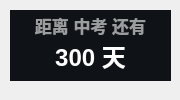
<?xml version="1.0" encoding="UTF-8"?>
<ui version="4.0">
 <class>Form</class>
 <widget class="QWidget" name="Form">
  <property name="geometry">
   <rect>
    <x>0</x>
    <y>0</y>
    <width>180</width>
    <height>100</height>
   </rect>
  </property>
  <property name="minimumSize">
   <size>
    <width>0</width>
    <height>0</height>
   </size>
  </property>
  <property name="maximumSize">
   <size>
    <width>16777215</width>
    <height>65536</height>
   </size>
  </property>
  <property name="windowTitle">
   <string>自定义倒计时</string>
  </property>
  <widget class="QLabel" name="countdown_custom_title">
   <property name="geometry">
    <rect>
     <x>10</x>
     <y>10</y>
     <width>161</width>
     <height>31</height>
    </rect>
   </property>
   <property name="font">
    <font>
     <family>Microsoft YaHei UI</family>
     <pointsize>13</pointsize>
     <weight>75</weight>
     <bold>true</bold>
    </font>
   </property>
   <property name="styleSheet">
    <string notr="true">color: rgba(255, 255, 255, 150);
font-weight: bold;</string>
   </property>
   <property name="text">
    <string>距离 中考 还有</string>
   </property>
   <property name="textFormat">
    <enum>Qt::PlainText</enum>
   </property>
   <property name="alignment">
    <set>Qt::AlignCenter</set>
   </property>
  </widget>
  <widget class="QLabel" name="custom_countdown">
   <property name="geometry">
    <rect>
     <x>10</x>
     <y>30</y>
     <width>161</width>
     <height>51</height>
    </rect>
   </property>
   <property name="font">
    <font>
     <family>Microsoft YaHei UI</family>
     <pointsize>18</pointsize>
     <weight>75</weight>
     <bold>true</bold>
    </font>
   </property>
   <property name="styleSheet">
    <string notr="true">border: none;
color: rgba(255, 255, 255, 255);
font-weight: bold</string>
   </property>
   <property name="text">
    <string>300 天</string>
   </property>
   <property name="textFormat">
    <enum>Qt::PlainText</enum>
   </property>
   <property name="alignment">
    <set>Qt::AlignCenter</set>
   </property>
  </widget>
  <widget class="QLabel" name="backgnd">
   <property name="geometry">
    <rect>
     <x>10</x>
     <y>10</y>
     <width>161</width>
     <height>71</height>
    </rect>
   </property>
   <property name="styleSheet">
    <string notr="true">background-color: rgba(15, 18, 22, 255);
</string>
   </property>
   <property name="text">
    <string/>
   </property>
  </widget>
  <zorder>backgnd</zorder>
  <zorder>countdown_custom_title</zorder>
  <zorder>custom_countdown</zorder>
 </widget>
 <resources/>
 <connections/>
</ui>
